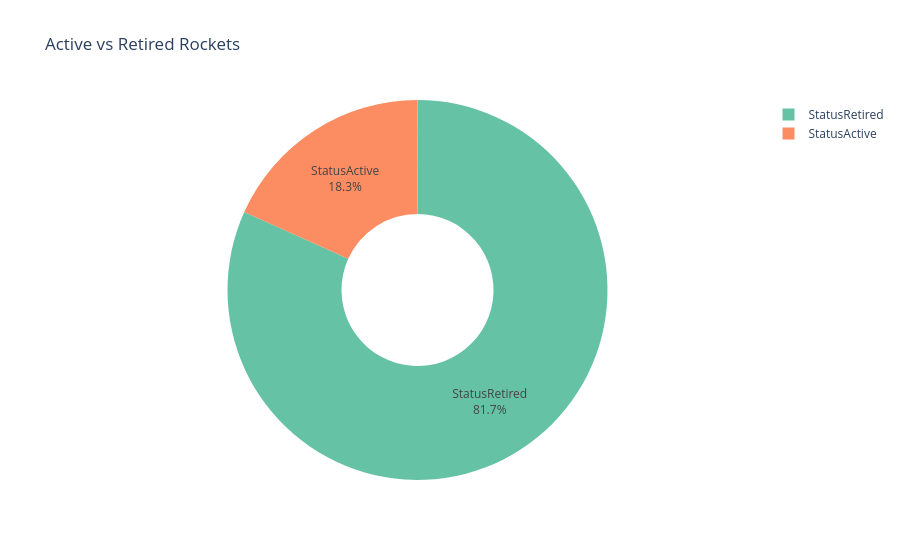

The notebook cell saved with this chart:
### Code cell
fig = px.pie(
    rocket_status,
    names="Rocket Status",
    values="Count",
    title="Active vs Retired Rockets",
    hole=0.4,
    color_discrete_sequence=px.colors.qualitative.Set2
)

fig.update_traces(textposition="inside", textinfo="percent+label")

fig.show()

### Figure 1 — Plotly figure (JSON) as saved in the notebook; plotly's stock layout.template omitted (floating-point values rounded to 4 significant figures)
{"data": [{"domain": {"x": [0, 1], "y": [0, 1]}, "hole": 0.4, "hovertemplate": "Rocket Status=%{label}<br>Count=%{value}<extra></extra>", "labels": ["StatusRetired", "StatusActive"], "legendgroup": "", "name": "", "showlegend": true, "textinfo": "percent+label", "textposition": "inside", "type": "pie", "values": [3534, 790]}], "layout": {"autosize": true, "legend": {"tracegroupgap": 0}, "piecolorway": ["rgb(102,194,165)", "rgb(252,141,98)", "rgb(141,160,203)", "rgb(231,138,195)", "rgb(166,216,84)", "rgb(255,217,47)", "rgb(229,196,148)", "rgb(179,179,179)"], "title": {"text": "Active vs Retired Rockets"}}}
